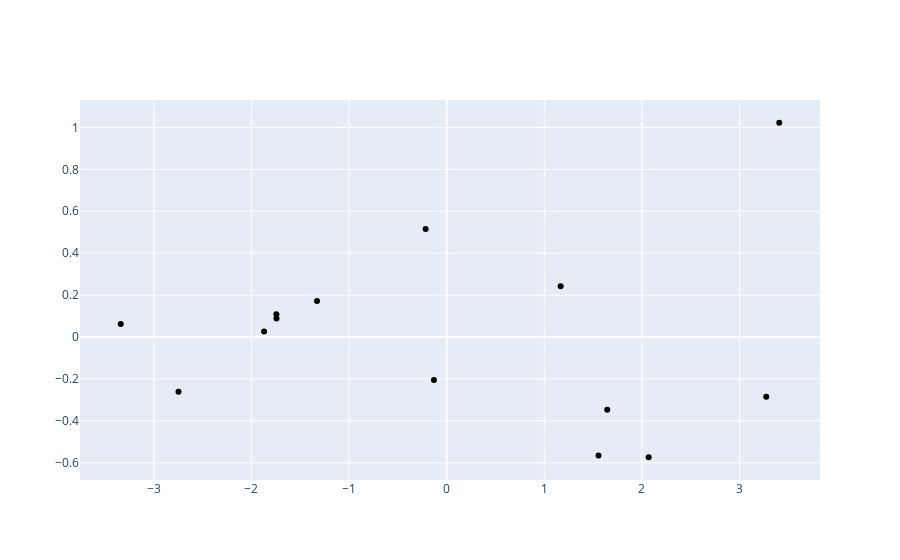

The notebook cell this image was saved under:
### Code cell
comps = pca_clust(off_cluster_results[off_cluster_results['Clusters']==13].drop('Clusters', axis=1), off_player_groups[off_player_groups['Cluster']==13])

### Figure 1 — Plotly figure (JSON) as saved in the notebook; plotly's stock layout.template omitted (floating-point values rounded to 4 significant figures)
{"data": [{"customdata": ["Giannis Antetokounmpo", "LeBron James", "Jaylen Brown", "Jayson Tatum", "Jimmy Butler", "Pascal Siakam", "Joel Embiid", "Julius Randle", "Zach LaVine", "Devin Booker", "Kevin Durant", "DeMar DeRozan", "Brandon Ingram", "Khris Middleton"], "hoverinfo": "skip", "hovertemplate": "Player: %{customdata}<br><extra></extra>", "marker": {"color": "black"}, "mode": "markers", "name": "Cluster 0", "type": "scatter", "x": [1.645, -2.747, -1.744, -3.339, 3.274, 2.069, 1.556, -0.1303, -1.871, -1.743, -0.2154, 3.407, 1.168, -1.329], "y": [-0.3469, -0.2614, 0.1088, 0.06239, -0.2853, -0.5737, -0.5653, -0.2045, 0.02601, 0.08829, 0.5151, 1.022, 0.2423, 0.1718]}], "layout": {}}
